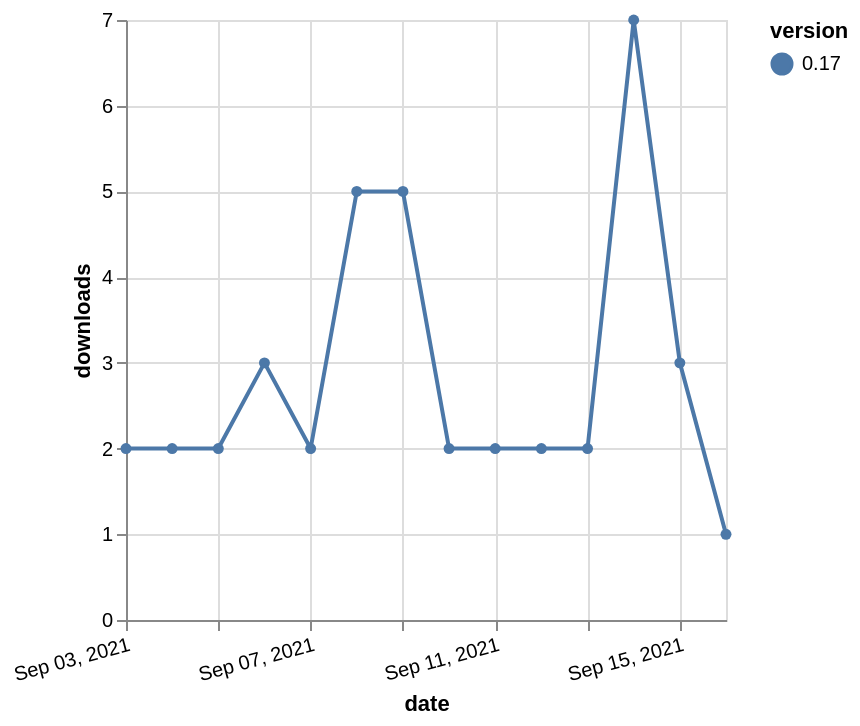

The Vega-Lite source for this figure:
### Vega-Lite specification from a JSON file in a GitHub repository (floating-point values rounded to 4 significant figures)
{"$schema": "https://vega.github.io/schema/vega-lite/v5.json", "description": "A simple bar chart with embedded data.", "data": {"values": [{"date": "2021-09-03", "total": 2984, "delta": 2, "version": "0.17"}, {"date": "2021-09-04", "total": 2986, "delta": 2, "version": "0.17"}, {"date": "2021-09-05", "total": 2988, "delta": 2, "version": "0.17"}, {"date": "2021-09-06", "total": 2991, "delta": 3, "version": "0.17"}, {"date": "2021-09-07", "total": 2993, "delta": 2, "version": "0.17"}, {"date": "2021-09-08", "total": 2998, "delta": 5, "version": "0.17"}, {"date": "2021-09-09", "total": 3003, "delta": 5, "version": "0.17"}, {"date": "2021-09-10", "total": 3005, "delta": 2, "version": "0.17"}, {"date": "2021-09-11", "total": 3007, "delta": 2, "version": "0.17"}, {"date": "2021-09-12", "total": 3009, "delta": 2, "version": "0.17"}, {"date": "2021-09-13", "total": 3011, "delta": 2, "version": "0.17"}, {"date": "2021-09-14", "total": 3018, "delta": 7, "version": "0.17"}, {"date": "2021-09-15", "total": 3021, "delta": 3, "version": "0.17"}, {"date": "2021-09-16", "total": 3022, "delta": 1, "version": "0.17"}]}, "width": "container", "mark": {"type": "line", "point": {"filled": true}}, "encoding": {"x": {"field": "date", "type": "temporal", "timeUnit": "yearmonthdate", "title": "date", "axis": {"labelAngle": -15}}, "y": {"field": "delta", "type": "quantitative", "title": "downloads"}, "color": {"field": "version", "type": "nominal"}, "tooltip": {"field": "delta"}}}
